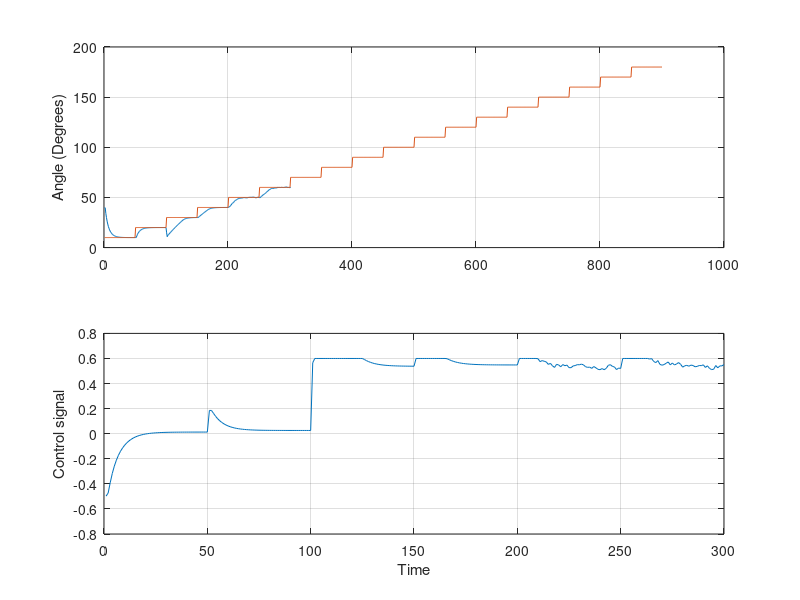

MATLAB code to generate this figure:
clear; clc; close all;
Ts = 0.01; % sampling time

%% Plant model
h = 0.5; % bar length
M = 0.1; % propeller mass
m = 0.4; % bar mass
b = 0.1; % viscosity coefficient
K = -0.0056;
g = 9.81; % gravity acceleration
Jeq = (M + m/3)*h^2; % Resultant inertia momentum

%% Optimized plant model
h = 0.3632;
M = 0.0857;
m = 0.2853;
b = 0.0686;
k = -0.0056;
g = 0.8234;
Jeq = 5.4579e-4;

%% Control parameters
N = 10; % prediction horizon
alpha = 0.4;
delta = [1 -1];
c = [1 -alpha];

%% Simulation
Tsim = 3;
num = ceil(Tsim/Ts);
%N = num;
t = Ts:Ts:N*Ts;

% Reference
% ref = (50*pi/180)*ones(1,num);
ref = [];
for i = 1:18
    ref = [ref, 10*i*(pi/180)*ones(1,50)]; 
end

% Equilibrium point
theta_eq = 10*pi/180; % desired equilibrium angle (intial position)
ueq = M*g*sin(theta_eq)*h + m*g*sin(theta_eq)*h/2 + K*theta_eq; % input needed to keep the initial position

% initial conditions
y1 = 40*pi/180; 
y2 = 40*pi/180; 
y(1) = 40*pi/180; % Measured output
u1 = 0;
u2 = 0;
[e1,ze1] = filter(delta,c,0);
[np,znp] = filter((1-alpha),[1 -1],0);

for k = 1:num

    x(k) = 2*y1 - y2 + (Ts^2/Jeq)*(-M*g*h*sin(y2) - m*g*h*sin(y2)/2 - (b/Ts)*(y1 - y2) - K*y2 + u2);
    n(k) = y(k) - x(k);
    [e(k),ze1] = filter(delta,c,n(k),ze1);

    [np,znp] = filter((1-alpha),[1 -1],e(k),znp);
    n = np*ones(1,N);

    x11 = y(k);
    x12 = y1;
    x21 = y(k);
    x22 = y1;
    a = 0.0001;
    
    for i =1:N
        
        % free response
        x1(i) = 2*x11 - x12 + (Ts^2/Jeq)*(-M*g*h*sin(x12) - m*g*h*sin(x12)/2 - (b/Ts)*(x11 - x12) - K*x12 + u1);
        y11(i) = x1(i) + n(i);
        x12 = x11;
        x11 = y11(i);
        
        % step response
        x2(i) = 2*x21 - x22 + (Ts^2/Jeq)*(-M*g*h*sin(x22) - m*g*h*sin(x22)/2 - (b/Ts)*(x21 - x22) - K*x22 + u1 + a);
        y22(i) = x2(i) + n(i);
        x22 = x21;
        x21 = y22(i);

    end

    G = (y22 - y11)'/a; % unit step response
    uo = (G'*G)\G'*(ref(k)*ones(N,1) - y11'); % optimal input control signal
    u(k) = uo + u1; % control signal
    
    % Saturation
    if u(k) > 0.6
        u(k) = 0.6;
    end

    y2 = y1;
    y1 = y(k);
    
    %% Reading the next measure of the real process
    % Uncertainty
    if k >= 100

        y(k+1) = 2*y1 - y2 + (Ts^2/Jeq)*(-M*1.5*g*h*sin(y2) - m*g*h*sin(y2)/2 - (b/Ts)*(y1 - y2) - K*y2 + u1 - 0.5);
    else
        y(k+1) = 2*y1 - y2 + (Ts^2/Jeq)*(-M*1.5*g*h*sin(y2) - m*g*h*sin(y2)/2 - (b/Ts)*(y1 - y2) - K*y2 + u1);
    end
    
    % noise
    if k>= 200
        y(k+1) = y(k+1) + 10^-2*rand;
    end
    %%
    
    u2 = u1;
    u1 = u(k);
    
end

subplot(2,1,1)
plot(y*180/pi)
ylabel("Angle (Degrees)")
hold on
plot(ref*180/pi)
grid on

subplot(2,1,2)
plot(u)
ylabel("Control signal")
xlabel("Time")
grid on

